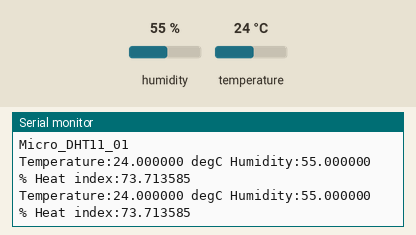
Recording of a program running on a simulated ESP32. Parts: the last lines printed to the serial monitor. The inputs (shaded band) are chosen by the test bench; at power-on: humidity 55 %, temperature 24 °C.

Above: at 2.2 s.
2.3 s: humidity set to 22 %
At 3.8 s:
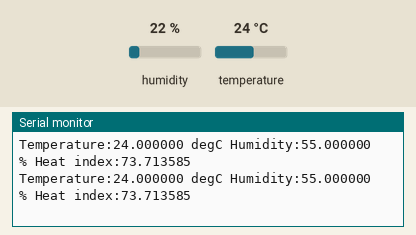
6.1 s: temperature set to 12 °C
At 6.1 s:
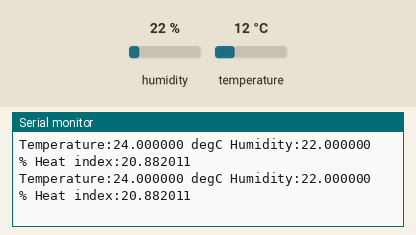
9.9 s: humidity set to 40 %
At 10.6 s:
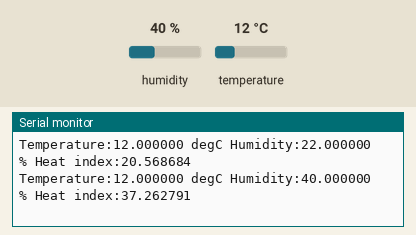
Timing chart, 0 to 12.9 s (numbered marks = the images above; inputs shaded):
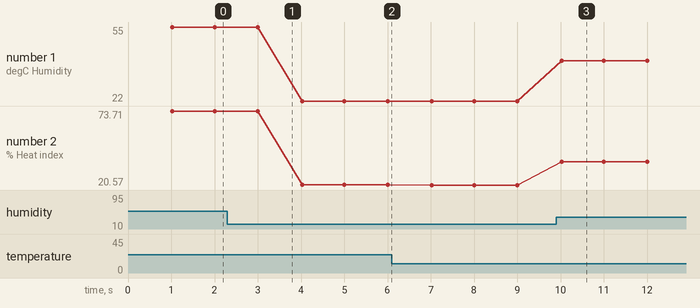

Measured:
- after the input at 9.9 s, the serial monitor: prints a new line after 0.12 s (image 3)
- plotted number 1: 55 → 22 after the input at 2.3 s, 22 → 40 after the input at 9.9 s
- plotted number 2: 73.71 → 20.88 after the input at 2.3 s, 20.88 → 20.57 after the input at 6.1 s, 20.57 → 37.26 after the input at 9.9 s

The program:

main.cpp
```cpp
// (licence header left out)
#include <Arduino.h>

/* dht11 library */
#include <DHT.h>

/* define dht22 pins */
#define DHT11_PIN 33

/* define type as DHT11 */
#define DHTTYPE DHT11

/* create dht11 intence */
DHT dht(DHT11_PIN, DHTTYPE);

/* hardware timer */
hw_timer_t * timer = NULL;

/* unlocking timer mux */
portMUX_TYPE timerMux = portMUX_INITIALIZER_UNLOCKED;

/* timer and intruppt function */
void Timer_Start(void);
void IRAM_ATTR timercallback();
uint8_t read_dht11(void);

uint16_t ui16Counter=0;
uint16_t ui16LastCounter=1;

/* DHT11 veriables */
float fHumidity;
float fTemperature;
float fHeatIndex;

void setup() {
	delay(1000);

	Serial.begin(9600);

    Serial.println("\r\n");
	Serial.println("Micro_DHT11_01");

    /* start timer module */
	noInterrupts();
    Timer_Start();
    interrupts();

	/* start dht11 sensor */
	dht.begin();

}


void loop() {
	if(ui16LastCounter != ui16Counter){
		ui16LastCounter = ui16Counter;
        read_dht11();
    }
}

/* This function sets timer */
void Timer_Start(void){

	/* set timer0 to 80MHz */
	timer = timerBegin(0, 80, true);

	/* attach interrupt to timer */
	timerAttachInterrupt(timer, &timercallback, true);

	/* 1000 ms interrupt */
	timerAlarmWrite(timer, 1000000, true);

	/* enable timer */
	timerAlarmEnable(timer);
}

/* interrupt callback function  */
void IRAM_ATTR timercallback() {
	portENTER_CRITICAL_ISR(&timerMux);
    ui16Counter++;
	portEXIT_CRITICAL_ISR(&timerMux);
}

/* function to read dht11 sensor */
uint8_t read_dht11(void){

	uint8_t ui8Response = 0;

	/* read humidity */
	fHumidity = dht.readHumidity();

	/* read temperature */
	fTemperature = dht.readTemperature();

	/* check if data is valid */
	if (isnan(fHumidity) || isnan(fTemperature)){

		/* display read error in serial */
		fHeatIndex = 0;
		ui8Response = 0;
		Serial.println("DHT11 reading failure");
	}else{

		/* if data is valid read heat index */
		fHeatIndex = dht.computeHeatIndex(fHumidity, fTemperature, false);

		ui8Response = 1;

		/* display these values */
		Serial.printf("Temperature:%f degC Humidity:%f % Heat index:%f\n", fTemperature, fHumidity, fHeatIndex);
	}

	return ui8Response;
}
```
